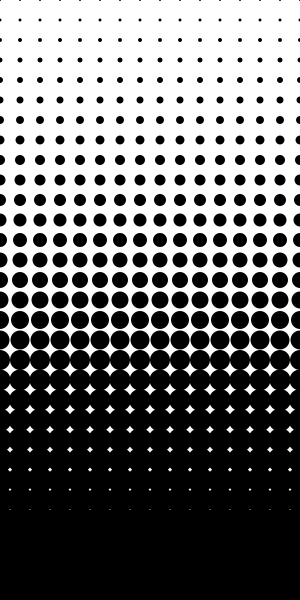
Frame 1 (no input)
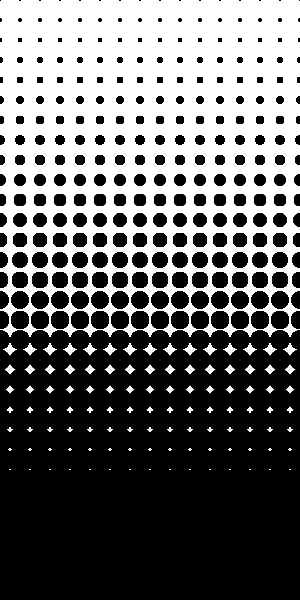
Frame 60 (the mouse pressed at the canvas centre just before this capture)
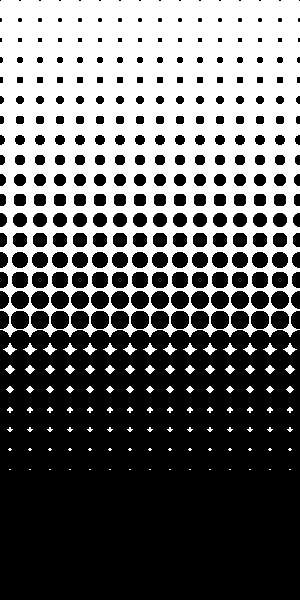
Frame 120 (the mouse held since frame 60 and released just before this capture)

The Processing sketch that drew these frames (run headless with seeded random() and noise(); from frame 60 on, the mouse is pressed at the canvas centre):

// Processing sketch: processing_72386
// ── processing_72386.pde


void setup(){
  size(300,600);
  noStroke();
  background(255,255,255);
}

void draw(){
fill(0);
  for (int j= 0; j < width; j++) {
    for( int i=0; i < height; i++){
  
    ellipse(j*20,i*20,i+2,i+2);
  
  }
    
  
  }
}
